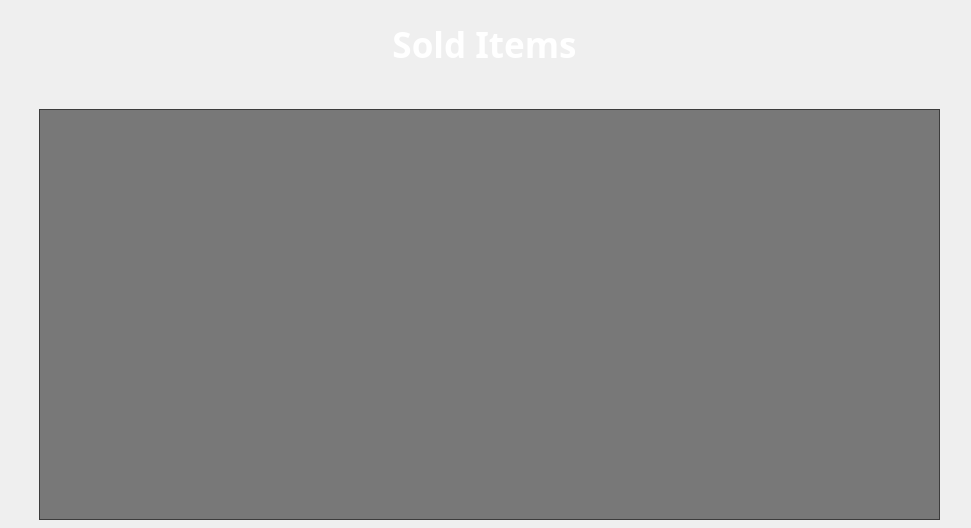
<?xml version="1.0" encoding="UTF-8"?>
<ui version="4.0">
 <class>SoldItems</class>
 <widget class="QDialog" name="SoldItems">
  <property name="geometry">
   <rect>
    <x>0</x>
    <y>0</y>
    <width>971</width>
    <height>528</height>
   </rect>
  </property>
  <property name="windowTitle">
   <string>Dialog</string>
  </property>
  <widget class="QWidget" name="widget" native="true">
   <property name="geometry">
    <rect>
     <x>-1</x>
     <y>-1</y>
     <width>981</width>
     <height>531</height>
    </rect>
   </property>
   <property name="styleSheet">
    <string notr="true">#widget{border-image: url(:/new/backgrounds/images/bch2.png);}</string>
   </property>
   <widget class="QTableView" name="tableView">
    <property name="geometry">
     <rect>
      <x>40</x>
      <y>110</y>
      <width>901</width>
      <height>411</height>
     </rect>
    </property>
    <property name="styleSheet">
     <string notr="true">background-color:rgba(0,0,0,0.5);
color : white;
font-size:15px;
border-raduis:10px;</string>
    </property>
   </widget>
   <widget class="QLabel" name="label">
    <property name="geometry">
     <rect>
      <x>0</x>
      <y>20</y>
      <width>971</width>
      <height>51</height>
     </rect>
    </property>
    <property name="font">
     <font>
      <family>Orbitron Black</family>
      <pointsize>26</pointsize>
      <weight>75</weight>
      <bold>true</bold>
     </font>
    </property>
    <property name="styleSheet">
     <string notr="true">color:white</string>
    </property>
    <property name="text">
     <string>Sold Items</string>
    </property>
    <property name="alignment">
     <set>Qt::AlignCenter</set>
    </property>
   </widget>
  </widget>
 </widget>
 <resources/>
 <connections/>
</ui>
